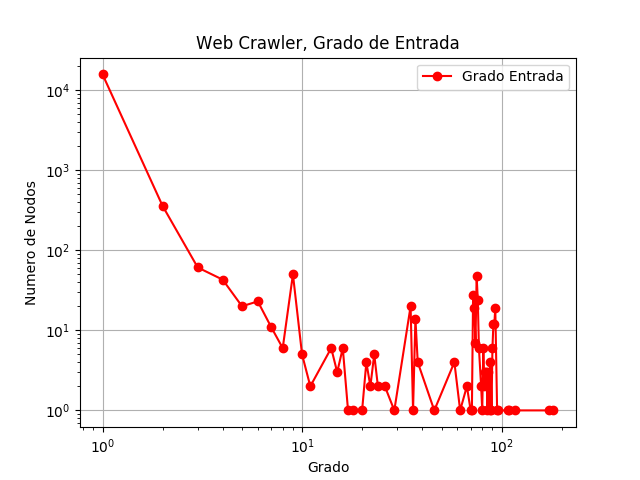

Source code (Python):
import networkx as nx
import matplotlib.pyplot as plt
G = nx.read_gml("heroku.gml")
in_degrees = dict(G.in_degree())
in_values = sorted(set(in_degrees.values()))
in_hist = [list(in_degrees.values()).count(x) for x in in_values]

plt.figure()
plt.grid(True)
plt.loglog(in_values, in_hist, 'ro-')
plt.legend(['Grado Entrada'])
plt.xlabel('Grado')
plt.ylabel('Numero de Nodos')
plt.title('Web Crawler, Grado de Entrada')
plt.savefig('entradaL.png')
plt.show()